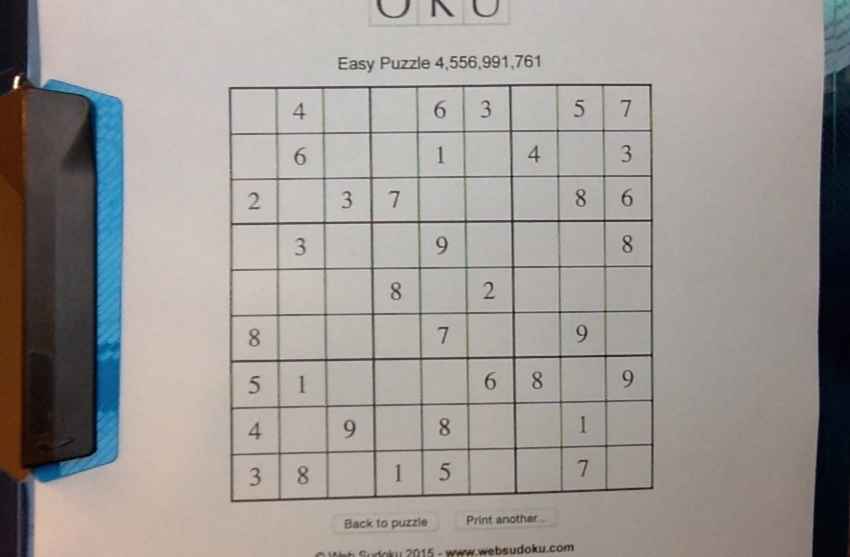
//> input picture opencv-tests/sudoku3.jpg, 1700 x 1113 px (shown at 1/2 size)
$ ./corners sudoku3.jpg   (built with g++ and OpenCV 4)
//> lines starting //> are read from the running program, lines starting //| are printed output that depends on the picture; after the words box and inside, x2 and y2 are one past the last pixel; in counts of white or black regions, pixels touching at a corner belong together
#include <fstream>
#include <opencv2/opencv.hpp>
#include <opencv2/ximgproc.hpp>

using namespace std;
using namespace cv;
using namespace cv::ximgproc;


static void showImage(const char *name, InputArray image) {
  namedWindow(name, CV_WINDOW_NORMAL | CV_WINDOW_KEEPRATIO | CV_GUI_EXPANDED);
  resizeWindow(name, 3200, 3200*3/4);
  imshow(name, image);
  waitKey(0);
  destroyWindow(name);
}


static inline double degreesToRadians(const double deg) {
  return deg * CV_PI / 180.0;
}


// Lines closer together than this and with slope within slopeEpsilon
// of each other are the SAME line.
static const double lineEpsilon = 10;
static const double slopeEpsilon = 0.05;


int main(int, char** argv)
{
  Mat src = imread(argv[1], IMREAD_COLOR);
//> src is the input picture: 1113 rows x 1700 cols, CV_8UC3; mean B, G, R 148.7, 152.3, 157.5

  if(src.empty()){
    printf(" Error opening image\n");
    printf(" Program Arguments: [image_path]\n");
    return -1;
  }

  // Transform source image to gray if it is not already
  Mat graySrc;

  if (src.channels() == 3) {
    cvtColor(src, graySrc, CV_BGR2GRAY);
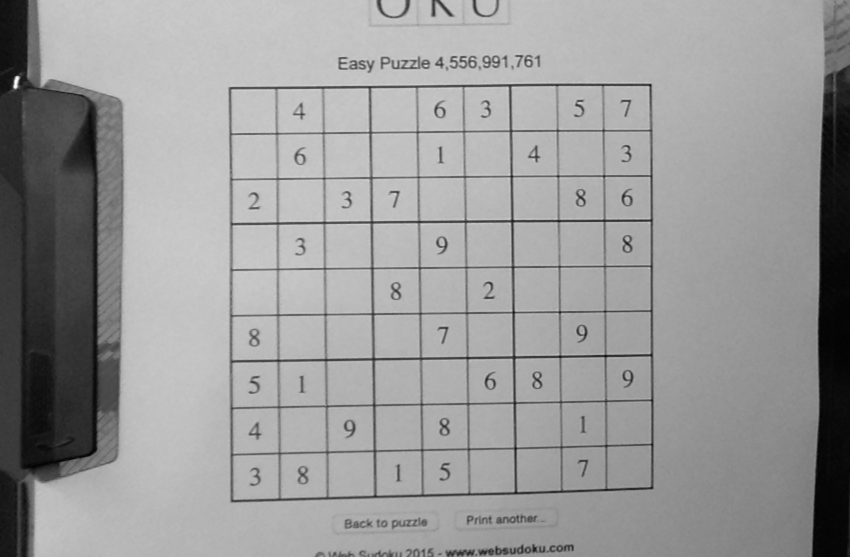
//> graySrc: 1113 rows x 1700 cols, CV_8UC1 (shown at 1/2 size); min 1, max 253, mean 153.5
  } else {
    graySrc = src;
  }

  Mat result = src;

#if 0
  // Convert to black background grayscale and emphasize rectilinear
  // corners by convolution using a cross-shaped kernel.
  //  const double XFRAC = 7*7 - 16;
  const double XFRAC = 100.0;
  const double X = 1.0/XFRAC;
  const double B = -0.01/XFRAC;
  static float crossKdata[] = {
    B, B, X, X, X, B, B,
    B, B, X, X, X, B, B,
    X, X, X, X, X, X, X,
    X, X, X, X, X, X, X,
    X, X, X, X, X, X, X,
    B, B, X, X, X, B, B,
    B, B, X, X, X, B, B,
  };
  Mat crossK(7, 7, CV_32F, crossKdata);

  Mat blurred;
  Mat crossed;
  Mat blurredBW;
  Mat bwSrc;
  medianBlur(graySrc, blurred, 7);
  cvtColor(blurred, blurredBW, COLOR_RGB2GRAY);
  filter2D(~blurredBW, crossed, CV_8UC1, crossK);
  cv::imwrite("corners-crossed.png", crossed);
  threshold(crossed, bwSrc, 1, 255, THRESH_BINARY | THRESH_OTSU);

  // Use Hough to find lines
  vector<Vec4i> lines;
  Mat toHough = bwSrc;
  const double thetaDeg = 1.0;
  const double rho = 7.0;
  const int threshold = 7000;
  const int minLineLength = 10;
  const double maxLineGap = 20.0;
  HoughLinesP(toHough, lines,
              rho, degreesToRadians(thetaDeg),
              threshold, minLineLength, maxLineGap);

  for (size_t i = 0; i < lines.size(); ++i) {
    Point p1 = Point(lines[i][0], lines[i][1]);
    Point p2 = Point(lines[i][2], lines[i][3]);
    line(result, p1, p2, Scalar(0, 255, 0), 3, 8);
  }
#else
  const int sigma = 1;
  const int kSize = (sigma * 5) | 1;
  Mat blurred;
  GaussianBlur(~graySrc, blurred, Size(kSize, kSize), sigma, sigma);
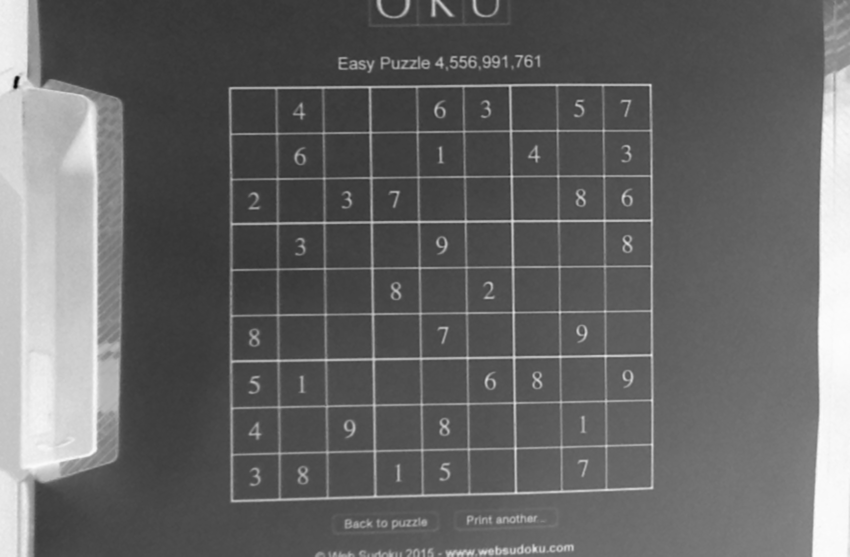
//> blurred: 1113 rows x 1700 cols, CV_8UC1 (shown at 1/2 size); min 5, max 252, mean 101.5
  cv::imwrite("corners-blurred.png", blurred);
  showImage("blurred", blurred);

  Mat thresholded;
  threshold(blurred, thresholded, 2, 255, THRESH_BINARY);
//> thresholded: 1113 rows x 1700 cols, CV_8UC1; every value is 255
  cv::imwrite("corners-thresholded.png", thresholded);
  showImage("thresholded", thresholded);

  vector<Vec4f> lines;
  Mat linesSrc;
  Mat crossStructElem = getStructuringElement(MORPH_CROSS, Size(3, 3));
  erode(thresholded, linesSrc, crossStructElem, Point(-1, -1), 3);

  cv::imwrite("corners-eroded.png", linesSrc);
  showImage("eroded", linesSrc);

  if (true) {
    const int refineMode = LSD_REFINE_STD;
    const double scale = 0.8;
    const double sigmaScale = 0.6;
    const double quantErr = 2;
    const double angleToler = 30;
    const double logEps = 0;
    const double minDensity = 0.7;
    const int nBins = 2048;
    Ptr<LineSegmentDetector> lsd;
    lsd = createLineSegmentDetector(refineMode, scale, sigmaScale,
                                    quantErr, angleToler, logEps,
                                    minDensity, nBins);
    lsd->detect(linesSrc, lines);
//> lines = empty
  } else {

    const int lengthThreshold = 20;
    const double distanceThreshold = 1.4142;
    const double cannyTh1 = 50;
    const double cannyTh2 = 50;
    const int cannyAperture = 3;
    const bool doMerge = false;
    Ptr<FastLineDetector> fld = createFastLineDetector(lengthThreshold, distanceThreshold,
                                                       cannyTh1, cannyTh2, cannyAperture,
                                                       doMerge);
    fld->detect(linesSrc, lines);
  }

  cout << "lines.size=" << lines.size() << endl;
//| lines.size=0

  for (size_t i = 0; i < lines.size(); ++i) {
    Point p1 = Point(lines[i][0], lines[i][1]);
    Point p2 = Point(lines[i][2], lines[i][3]);
    line(result, p1, p2, Scalar(0, 255, 0), 3, 8);
  }
//> this loop made 0 passes
  //  fld->drawSegments(result, lines);
#endif

  // Find and merge parallel lines less than lineEpsilon apart into
  // one line.

  // Show extracted horizontal lines
  cv::imwrite("corners.png", result);
  cout << "corners.png written" << std::endl;
  showImage("corners", result);

  fstream linesFS;
  linesFS.open("corners.lines.js", fstream::out | fstream::trunc);
  linesFS << "module.exports = [" << endl;

  for (size_t i = 0; i < lines.size(); ++i) {
    linesFS << "{x1: " << lines[i][0]
            << ", y1: " << lines[i][1]
            << ", x2: " << lines[i][2]
            << ", y2: " << lines[i][3]
            << "}," << endl;
  }

  linesFS << "];" << endl;
  linesFS.close();

  return 0;
}
